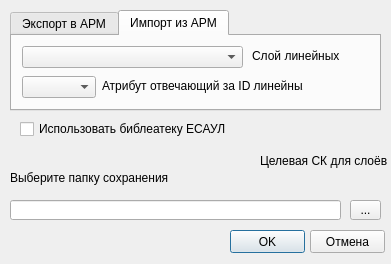
<?xml version="1.0" encoding="UTF-8"?>
<ui version="4.0">
 <class>LineTypeDialogBase</class>
 <widget class="QDialog" name="LineTypeDialogBase">
  <property name="geometry">
   <rect>
    <x>0</x>
    <y>0</y>
    <width>391</width>
    <height>264</height>
   </rect>
  </property>
  <property name="windowTitle">
   <string>Настройки параметров</string>
  </property>
  <widget class="QTabWidget" name="tabWidget">
   <property name="geometry">
    <rect>
     <x>10</x>
     <y>10</y>
     <width>371</width>
     <height>101</height>
    </rect>
   </property>
   <property name="currentIndex">
    <number>1</number>
   </property>
   <widget class="QWidget" name="tab">
    <attribute name="title">
     <string>Экспорт в АРМ</string>
    </attribute>
    <widget class="QComboBox" name="comboBox">
     <property name="geometry">
      <rect>
       <x>10</x>
       <y>10</y>
       <width>221</width>
       <height>22</height>
      </rect>
     </property>
    </widget>
    <widget class="QLabel" name="label">
     <property name="geometry">
      <rect>
       <x>240</x>
       <y>10</y>
       <width>111</width>
       <height>20</height>
      </rect>
     </property>
     <property name="text">
      <string>Полигоны - выдела</string>
     </property>
    </widget>
    <widget class="QComboBox" name="comboBox2">
     <property name="geometry">
      <rect>
       <x>10</x>
       <y>40</y>
       <width>74</width>
       <height>22</height>
      </rect>
     </property>
    </widget>
    <widget class="QLabel" name="label_2">
     <property name="geometry">
      <rect>
       <x>90</x>
       <y>40</y>
       <width>201</width>
       <height>20</height>
      </rect>
     </property>
     <property name="text">
      <string>Атрибут отвечающий за № квартала</string>
     </property>
    </widget>
   </widget>
   <widget class="QWidget" name="tab_2">
    <attribute name="title">
     <string>Импорт из АРМ</string>
    </attribute>
    <widget class="QComboBox" name="comboBox_i">
     <property name="geometry">
      <rect>
       <x>10</x>
       <y>10</y>
       <width>221</width>
       <height>22</height>
      </rect>
     </property>
    </widget>
    <widget class="QLabel" name="label_4">
     <property name="geometry">
      <rect>
       <x>240</x>
       <y>10</y>
       <width>111</width>
       <height>20</height>
      </rect>
     </property>
     <property name="text">
      <string>Слой линейных</string>
     </property>
    </widget>
    <widget class="QComboBox" name="comboBox2_i">
     <property name="geometry">
      <rect>
       <x>10</x>
       <y>40</y>
       <width>74</width>
       <height>22</height>
      </rect>
     </property>
    </widget>
    <widget class="QLabel" name="label_6">
     <property name="geometry">
      <rect>
       <x>90</x>
       <y>40</y>
       <width>201</width>
       <height>20</height>
      </rect>
     </property>
     <property name="text">
      <string>Атрибут отвечающий за ID линейных</string>
     </property>
    </widget>
   </widget>
  </widget>
  <widget class="QgsProjectionSelectionWidget" name="mQgsProjectionSelectionWidget" native="true">
   <property name="enabled">
    <bool>true</bool>
   </property>
   <property name="geometry">
    <rect>
     <x>20</x>
     <y>150</y>
     <width>231</width>
     <height>20</height>
    </rect>
   </property>
   <property name="font">
    <font>
     <weight>50</weight>
     <bold>false</bold>
    </font>
   </property>
  </widget>
  <widget class="QLineEdit" name="lineEdit">
   <property name="geometry">
    <rect>
     <x>10</x>
     <y>200</y>
     <width>331</width>
     <height>20</height>
    </rect>
   </property>
  </widget>
  <widget class="QToolButton" name="toolButton">
   <property name="geometry">
    <rect>
     <x>350</x>
     <y>200</y>
     <width>31</width>
     <height>20</height>
    </rect>
   </property>
   <property name="text">
    <string>...</string>
   </property>
  </widget>
  <widget class="QLabel" name="label_3">
   <property name="geometry">
    <rect>
     <x>10</x>
     <y>170</y>
     <width>171</width>
     <height>16</height>
    </rect>
   </property>
   <property name="text">
    <string>Выберите папку сохранения</string>
   </property>
  </widget>
  <widget class="QLabel" name="label_7">
   <property name="geometry">
    <rect>
     <x>260</x>
     <y>150</y>
     <width>131</width>
     <height>21</height>
    </rect>
   </property>
   <property name="text">
    <string>Целевая СК для слоёв</string>
   </property>
  </widget>
  <widget class="QPushButton" name="OK">
   <property name="geometry">
    <rect>
     <x>230</x>
     <y>230</y>
     <width>75</width>
     <height>23</height>
    </rect>
   </property>
   <property name="text">
    <string>OK</string>
   </property>
  </widget>
  <widget class="QPushButton" name="Cancel">
   <property name="geometry">
    <rect>
     <x>310</x>
     <y>230</y>
     <width>75</width>
     <height>23</height>
    </rect>
   </property>
   <property name="text">
    <string>Отмена</string>
   </property>
  </widget>
  <widget class="QCheckBox" name="checkBox">
   <property name="geometry">
    <rect>
     <x>20</x>
     <y>120</y>
     <width>281</width>
     <height>18</height>
    </rect>
   </property>
   <property name="text">
    <string>Использовать библеатеку ЕСАУЛ</string>
   </property>
  </widget>
 </widget>
 <customwidgets>
  <customwidget>
   <class>QgsProjectionSelectionWidget</class>
   <extends>QWidget</extends>
   <header>qgsprojectionselectionwidget.h</header>
  </customwidget>
 </customwidgets>
 <resources/>
 <connections/>
</ui>
